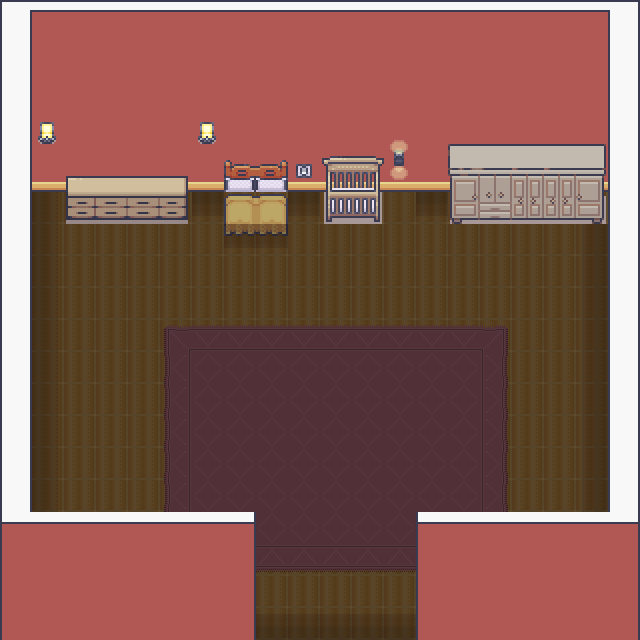

A 2D game scene composited from a Tiled map and its tileset images. What follows is a short description and the map's XML, with each tile layer's data collapsed to a summary:
An orthogonal 20x20 tile map with 32x32 px tiles, 6 tile layers (groundLayer, wallLayer, decorLayer, wallLayer2, ...), 3 tilesets and 2 objects (papa, mama).

<map version="1.10" tiledversion="1.10.2" orientation="orthogonal" renderorder="right-down" width="20" height="20" tilewidth="32" tileheight="32" infinite="0" nextlayerid="9" nextobjectid="3">
 <tileset firstgid="1" name="4_Bedroom_32x32" tilewidth="32" tileheight="32" tilecount="1712" columns="16">
  <image source="4_Bedroom_32x32.png" width="512" height="3424" />
 </tileset>
 <tileset firstgid="1713" name="Room_Builder_32x32" tilewidth="32" tileheight="32" tilecount="8284" columns="76">
  <image source="Room_Builder_32x32.png" width="2432" height="3488" />
 </tileset>
 <tileset firstgid="9997" name="Floors_furnitures" tilewidth="32" tileheight="32" tilecount="154" columns="11">
  <image source="Floors_furnitures.png" width="352" height="448" />
 </tileset>
 <layer id="1" name="groundLayer" width="20" height="20">
  <data>[400 cells, 396 non-empty, 1 distinct tile ids]</data>
 </layer>
 <layer id="2" name="wallLayer" width="20" height="20">
  <data>[400 cells, 177 non-empty, 11 distinct tile ids]</data>
 </layer>
 <layer id="3" name="decorLayer" width="20" height="20">
  <data>[400 cells, 97 non-empty, 16 distinct tile ids]</data>
 </layer>
 <layer id="5" name="wallLayer2" width="20" height="20">
  <data>[400 cells, 58 non-empty, 34 distinct tile ids]</data>
 </layer>
 <layer id="6" name="shadowLayer" width="20" height="20">
  <data>[400 cells, 191 non-empty, 1 distinct tile ids]</data>
 </layer>
 <layer id="7" name="shadowLayer2" width="20" height="20">
  <data>[400 cells, 29 non-empty, 4 distinct tile ids]</data>
 </layer>
 <objectgroup id="8" name="objectLayer">
  <object id="1" name="papa" x="299.189" y="411.131">
   <point />
  </object>
  <object id="2" name="mama" x="350.072" y="409.095">
   <point />
  </object>
 </objectgroup>
</map>
